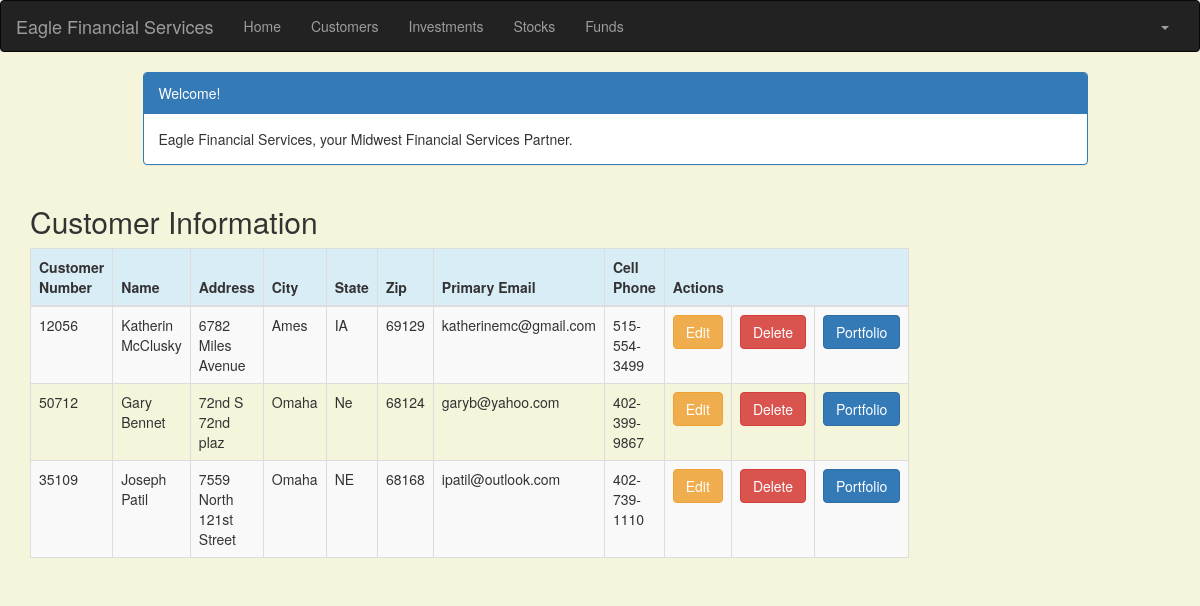
The page /customer/ (signed in) on the database its author committed.
### portfolio/models.py (models this page shows, shortened)
class Customer(models.Model):
    name = models.CharField(max_length=50)
    address = models.CharField(max_length=200)
    cust_number = models.IntegerField(blank=False, null=False)
    city = models.CharField(max_length=50)
    state = models.CharField(max_length=50)
    zipcode = models.CharField(max_length=10)
    email = models.EmailField(max_length=200)
    cell_phone = models.CharField(max_length=50)
    created_date = models.DateTimeField(
        default=timezone.now)
    updated_date = models.DateTimeField(auto_now_add=True)

### portfolio/views.py (the view)
# urls.py: url(r'^customer/$', views.customer_list, name='customer_list'),
@login_required
def customer_list(request):
   customer = Customer.objects.filter(created_date__lte=timezone.now())
   return render(request, 'portfolio/customer_list.html',
                 {'customers': customer})

### portfolio/templates/portfolio/customer_list.html (shortened to what this page needs)
{% extends 'portfolio/base.html' %}
{% block content %}
    <!DOCTYPE html>
    <html>
    <head>
        <link rel="stylesheet" href="https://maxcdn.bootstrapcdn.com/bootstrap/3.3.4/css/bootstrap.min.css">
    </head>
    <body>
    <div class="container">
        <div class="row">
            <div class="col-md-10 col-md-offset-1">
                <div class="panel panel-primary">
                    <div class="panel-heading">Welcome!</div>
                    <div class="panel-body">
                        Eagle Financial Services, your Midwest Financial Services Partner.
                    </div>
                </div>
            </div>
        </div>
    </div>
    <div class="row">
        <h2 style="padding-left: 15Px">Customer Information</h2>
    </div>
    <div>
        <table class="table table-striped table-bordered table-hover">
            <thead>
            <tr class="bg-info">
                <th>Customer Number</th>
                <th>Name</th>
                <th>Address</th>
                <th>City</th>
                <th>State</th>
                <th>Zip</th>
                <th>Primary Email</th>
                <th>Cell Phone</th>
                <th colspan="3">Actions</th>
            </tr>
            </thead>
            <tbody>
            {% for customer in customers %}
                <tr>
                    <td>{{ customer.cust_number }}</td>
                    <td>{{ customer.name }}</td>
                    <td>{{ customer.address }}</td>
                    <td>{{ customer.city }}</td>
                    <td>{{ customer.state }}</td>
                    <td>{{ customer.zipcode }}</td>
                    <td>{{ customer.email }}</td>
                    <td>{{ customer.cell_phone }}</td>
                    <td><a href="{% url 'portfolio:customer_edit' pk=customer.pk %}" class="btn btn-warning">Edit</a>
                    <td><a href="{% url 'portfolio:customer_delete' pk=customer.pk %}"
                           onclick="return confirm('Are you sure you want to delete?')"
                           class="btn btn-danger">Delete</a>
                    </td>
                    <td><a href="{% url 'portfolio:portfolio' pk=customer.pk %}"
                           class="btn btn-primary">Portfolio</a>
                    </td>
                </tr>
            {% endfor %}
            </tbody>
        </table>
    </div>
    </body>
    </html>
{% endblock %}

### portfolio/templates/portfolio/customer_list.html (style rules this page uses)
body { background-color: beige; }

### rows shown on the page
Customer: cust_number "12056", name "Katherin McClusky", address "6782 Miles Avenue", city "Ames", state "IA", zipcode "69129", email "katherinemc@gmail.com", cell_phone "515-554-3499"
Customer: cust_number "50712", name "Gary Bennet", address "72nd S 72nd plaz", city "Omaha", state "Ne", zipcode "68124", email "garyb@yahoo.com", cell_phone "402-399-9867"
Customer: cust_number "35109", name "Joseph Patil", address "7559 North 121st Street", city "Omaha", state "NE", zipcode "68168", email "ipatil@outlook.com", cell_phone "402-739-1110"
